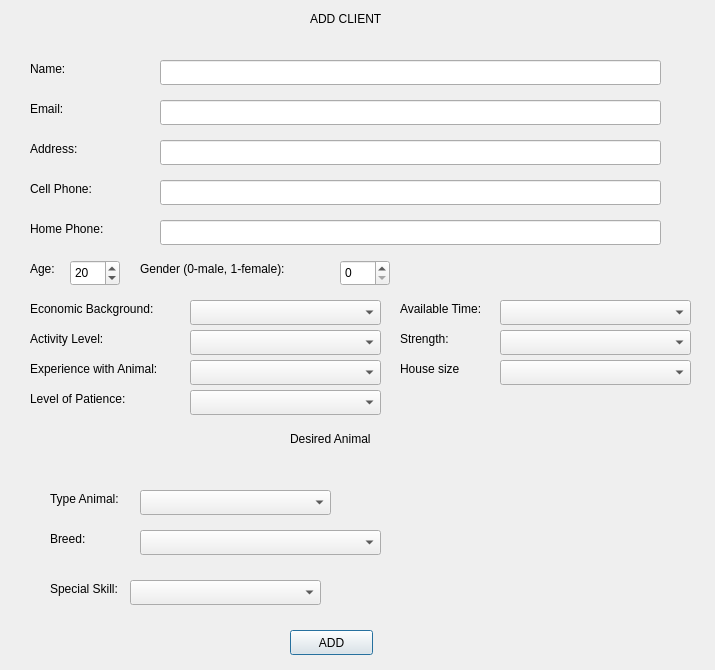
<?xml version="1.0" encoding="UTF-8"?>
<ui version="4.0">
 <class>AddClientDialog</class>
 <widget class="QDialog" name="AddClientDialog">
  <property name="geometry">
   <rect>
    <x>0</x>
    <y>0</y>
    <width>715</width>
    <height>670</height>
   </rect>
  </property>
  <property name="windowTitle">
   <string>Dialog</string>
  </property>
  <widget class="QLabel" name="label">
   <property name="geometry">
    <rect>
     <x>30</x>
     <y>60</y>
     <width>64</width>
     <height>17</height>
    </rect>
   </property>
   <property name="text">
    <string>Name:</string>
   </property>
  </widget>
  <widget class="QPushButton" name="pushButton">
   <property name="geometry">
    <rect>
     <x>290</x>
     <y>630</y>
     <width>83</width>
     <height>25</height>
    </rect>
   </property>
   <property name="text">
    <string>ADD</string>
   </property>
  </widget>
  <widget class="QSpinBox" name="age">
   <property name="geometry">
    <rect>
     <x>70</x>
     <y>260</y>
     <width>50</width>
     <height>26</height>
    </rect>
   </property>
   <property name="minimum">
    <number>1</number>
   </property>
   <property name="maximum">
    <number>100</number>
   </property>
   <property name="value">
    <number>20</number>
   </property>
  </widget>
  <widget class="QLabel" name="label_2">
   <property name="geometry">
    <rect>
     <x>30</x>
     <y>100</y>
     <width>111</width>
     <height>17</height>
    </rect>
   </property>
   <property name="text">
    <string>Email:</string>
   </property>
  </widget>
  <widget class="QLineEdit" name="name">
   <property name="geometry">
    <rect>
     <x>160</x>
     <y>60</y>
     <width>501</width>
     <height>25</height>
    </rect>
   </property>
  </widget>
  <widget class="QLabel" name="label_4">
   <property name="geometry">
    <rect>
     <x>30</x>
     <y>180</y>
     <width>111</width>
     <height>17</height>
    </rect>
   </property>
   <property name="text">
    <string>Cell Phone:</string>
   </property>
  </widget>
  <widget class="QLabel" name="label_8">
   <property name="geometry">
    <rect>
     <x>140</x>
     <y>260</y>
     <width>201</width>
     <height>17</height>
    </rect>
   </property>
   <property name="text">
    <string>Gender (0-male, 1-female):</string>
   </property>
  </widget>
  <widget class="QLineEdit" name="email">
   <property name="geometry">
    <rect>
     <x>160</x>
     <y>100</y>
     <width>501</width>
     <height>25</height>
    </rect>
   </property>
  </widget>
  <widget class="QLineEdit" name="cell_phone">
   <property name="geometry">
    <rect>
     <x>160</x>
     <y>180</y>
     <width>501</width>
     <height>25</height>
    </rect>
   </property>
  </widget>
  <widget class="QLabel" name="label_10">
   <property name="geometry">
    <rect>
     <x>310</x>
     <y>10</y>
     <width>91</width>
     <height>17</height>
    </rect>
   </property>
   <property name="text">
    <string>ADD CLIENT</string>
   </property>
  </widget>
  <widget class="QLabel" name="label_3">
   <property name="geometry">
    <rect>
     <x>30</x>
     <y>140</y>
     <width>64</width>
     <height>17</height>
    </rect>
   </property>
   <property name="text">
    <string>Address:</string>
   </property>
  </widget>
  <widget class="QSpinBox" name="gender">
   <property name="geometry">
    <rect>
     <x>340</x>
     <y>260</y>
     <width>50</width>
     <height>26</height>
    </rect>
   </property>
   <property name="maximum">
    <number>1</number>
   </property>
   <property name="value">
    <number>0</number>
   </property>
  </widget>
  <widget class="QLabel" name="label_7">
   <property name="geometry">
    <rect>
     <x>30</x>
     <y>260</y>
     <width>64</width>
     <height>17</height>
    </rect>
   </property>
   <property name="text">
    <string>Age:</string>
   </property>
  </widget>
  <widget class="QLineEdit" name="address">
   <property name="geometry">
    <rect>
     <x>160</x>
     <y>140</y>
     <width>501</width>
     <height>25</height>
    </rect>
   </property>
  </widget>
  <widget class="QLineEdit" name="home_phone">
   <property name="geometry">
    <rect>
     <x>160</x>
     <y>220</y>
     <width>501</width>
     <height>25</height>
    </rect>
   </property>
  </widget>
  <widget class="QLabel" name="label_6">
   <property name="geometry">
    <rect>
     <x>30</x>
     <y>220</y>
     <width>111</width>
     <height>17</height>
    </rect>
   </property>
   <property name="text">
    <string>Home Phone:</string>
   </property>
  </widget>
  <widget class="QLabel" name="label_9">
   <property name="geometry">
    <rect>
     <x>30</x>
     <y>300</y>
     <width>161</width>
     <height>17</height>
    </rect>
   </property>
   <property name="text">
    <string>Economic Background:</string>
   </property>
  </widget>
  <widget class="QLabel" name="label_11">
   <property name="geometry">
    <rect>
     <x>30</x>
     <y>330</y>
     <width>111</width>
     <height>17</height>
    </rect>
   </property>
   <property name="text">
    <string>Activity Level:</string>
   </property>
  </widget>
  <widget class="QLabel" name="label_12">
   <property name="geometry">
    <rect>
     <x>30</x>
     <y>360</y>
     <width>161</width>
     <height>17</height>
    </rect>
   </property>
   <property name="text">
    <string>Experience with Animal:</string>
   </property>
  </widget>
  <widget class="QLabel" name="label_13">
   <property name="geometry">
    <rect>
     <x>30</x>
     <y>390</y>
     <width>151</width>
     <height>17</height>
    </rect>
   </property>
   <property name="text">
    <string>Level of Patience:</string>
   </property>
  </widget>
  <widget class="QLabel" name="label_14">
   <property name="geometry">
    <rect>
     <x>400</x>
     <y>360</y>
     <width>151</width>
     <height>17</height>
    </rect>
   </property>
   <property name="text">
    <string>House size</string>
   </property>
  </widget>
  <widget class="QLabel" name="label_15">
   <property name="geometry">
    <rect>
     <x>400</x>
     <y>330</y>
     <width>111</width>
     <height>17</height>
    </rect>
   </property>
   <property name="text">
    <string>Strength:</string>
   </property>
  </widget>
  <widget class="QLabel" name="label_16">
   <property name="geometry">
    <rect>
     <x>50</x>
     <y>530</y>
     <width>151</width>
     <height>17</height>
    </rect>
   </property>
   <property name="text">
    <string>Breed:</string>
   </property>
  </widget>
  <widget class="QLabel" name="label_17">
   <property name="geometry">
    <rect>
     <x>50</x>
     <y>490</y>
     <width>91</width>
     <height>17</height>
    </rect>
   </property>
   <property name="text">
    <string>Type Animal:</string>
   </property>
  </widget>
  <widget class="QLabel" name="label_18">
   <property name="geometry">
    <rect>
     <x>400</x>
     <y>300</y>
     <width>161</width>
     <height>17</height>
    </rect>
   </property>
   <property name="text">
    <string>Available Time:</string>
   </property>
  </widget>
  <widget class="QLabel" name="label_19">
   <property name="geometry">
    <rect>
     <x>50</x>
     <y>580</y>
     <width>81</width>
     <height>17</height>
    </rect>
   </property>
   <property name="text">
    <string>Special Skill:</string>
   </property>
  </widget>
  <widget class="QLabel" name="label_20">
   <property name="geometry">
    <rect>
     <x>290</x>
     <y>430</y>
     <width>101</width>
     <height>17</height>
    </rect>
   </property>
   <property name="text">
    <string>Desired Animal</string>
   </property>
  </widget>
  <widget class="QComboBox" name="breed">
   <property name="geometry">
    <rect>
     <x>140</x>
     <y>530</y>
     <width>241</width>
     <height>25</height>
    </rect>
   </property>
  </widget>
  <widget class="QComboBox" name="economic_background">
   <property name="geometry">
    <rect>
     <x>190</x>
     <y>300</y>
     <width>191</width>
     <height>25</height>
    </rect>
   </property>
  </widget>
  <widget class="QComboBox" name="activity_level">
   <property name="geometry">
    <rect>
     <x>190</x>
     <y>330</y>
     <width>191</width>
     <height>25</height>
    </rect>
   </property>
  </widget>
  <widget class="QComboBox" name="experience_with_animals">
   <property name="geometry">
    <rect>
     <x>190</x>
     <y>360</y>
     <width>191</width>
     <height>25</height>
    </rect>
   </property>
  </widget>
  <widget class="QComboBox" name="level_of_patience">
   <property name="geometry">
    <rect>
     <x>190</x>
     <y>390</y>
     <width>191</width>
     <height>25</height>
    </rect>
   </property>
  </widget>
  <widget class="QComboBox" name="available_time">
   <property name="geometry">
    <rect>
     <x>500</x>
     <y>300</y>
     <width>191</width>
     <height>25</height>
    </rect>
   </property>
  </widget>
  <widget class="QComboBox" name="strength">
   <property name="geometry">
    <rect>
     <x>500</x>
     <y>330</y>
     <width>191</width>
     <height>25</height>
    </rect>
   </property>
  </widget>
  <widget class="QComboBox" name="house_size">
   <property name="geometry">
    <rect>
     <x>500</x>
     <y>360</y>
     <width>191</width>
     <height>25</height>
    </rect>
   </property>
  </widget>
  <widget class="QComboBox" name="specie">
   <property name="geometry">
    <rect>
     <x>140</x>
     <y>490</y>
     <width>191</width>
     <height>25</height>
    </rect>
   </property>
  </widget>
  <widget class="QComboBox" name="special_skill">
   <property name="geometry">
    <rect>
     <x>130</x>
     <y>580</y>
     <width>191</width>
     <height>25</height>
    </rect>
   </property>
  </widget>
 </widget>
 <resources/>
 <connections/>
</ui>
